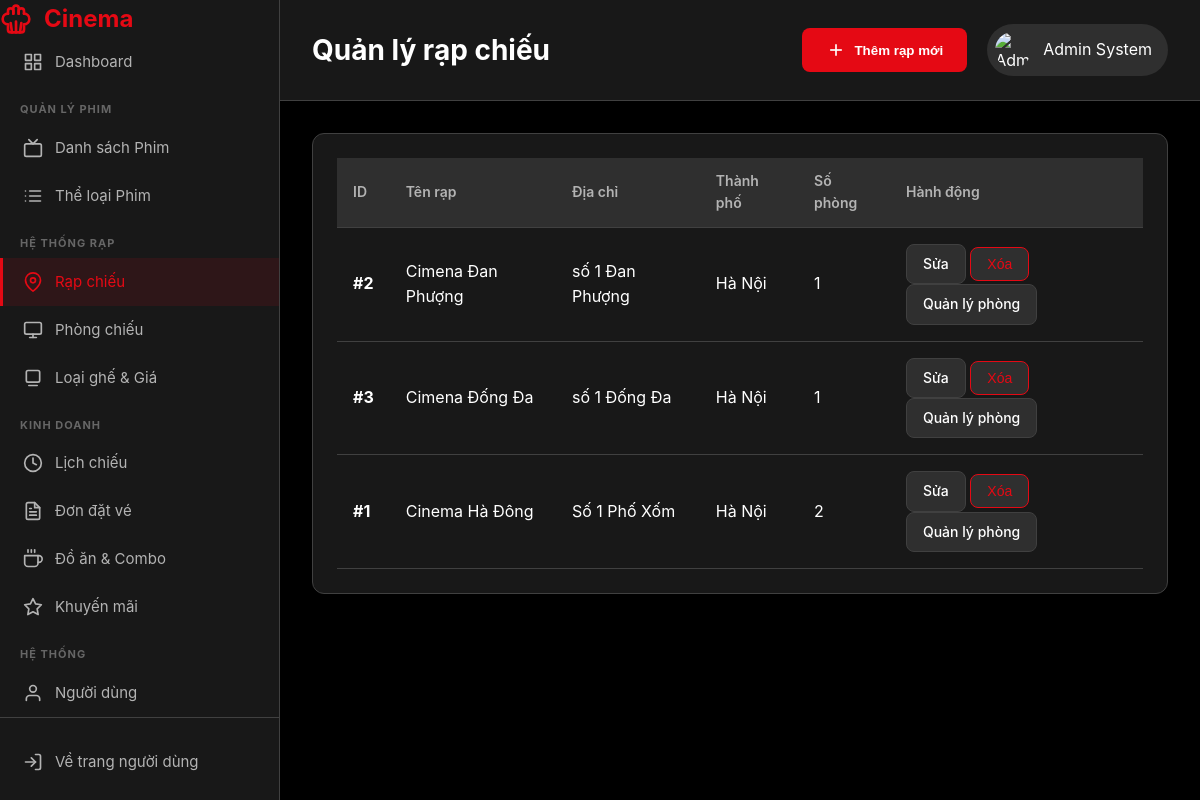
The app's page /BTL_MO/View/admin/theaters.php (signed in) with its own data.
### tables this page shows
CREATE TABLE `theaters` (
  `TheaterID` int NOT NULL AUTO_INCREMENT,
  `Name` varchar(100) NOT NULL,
  `Address` varchar(255) NOT NULL,
  `City` varchar(100) DEFAULT NULL,
  `Phone` varchar(20) DEFAULT NULL,
  `Email` varchar(100) DEFAULT NULL,
  PRIMARY KEY (`TheaterID`)
);

### BTL_MO/functions/theaters_functions.php (called while the page is built, shortened)
<?php
function getAllTheaters() {
    $conn = getDbConnection();
    $theaters = [];
    $sql = "SELECT t.*, COUNT(s.ScreenID) AS TotalScreens
            FROM Theaters t
            LEFT JOIN Screens s ON t.TheaterID = s.TheaterID
            GROUP BY t.TheaterID
            ORDER BY t.Name";
    $result = $conn->query($sql);
    if ($result && $result->num_rows > 0) {
        $theaters = $result->fetch_all(MYSQLI_ASSOC);
    }
    return $theaters;
}
?>

### BTL_MO/View/admin/theaters.php (the view, shortened to what this page needs)
<?php
include_once '../../functions/theaters_functions.php';
$action = $_GET['action'] ?? 'list';
$theater_to_edit = null;
$theaters_list = [];
if ($action == 'list') {
    $theaters_list = getAllTheaters();
}
?>
<!DOCTYPE html>
<html lang="vi">
<head>
    <link rel="stylesheet" href="../../assets/css/style.css">
    <link rel="stylesheet" href="../../assets/css/admin.css">
</head>
<body>
    <div class="admin-layout">
        <?php include 'partials/sidebar.php'; ?>
        <main class="admin-main">
            <header class="admin-header">
                <h1>Quản lý rạp chiếu</h1>
                 <div class="header-actions">
                    <?php if ($action == 'list'): ?>
                        <button class="btn-add" onclick="openModal('addTheaterModal')">
                            <svg width="20" height="20" viewBox="0 0 24 24" fill="none" stroke="currentColor" stroke-width="2">
                                <line x1="12" y1="5" x2="12" y2="19"></line>
                                <line x1="5" y1="12" x2="19" y2="12"></line>
                            </svg>
                            <span>Thêm rạp mới</span>
                        </button>
                    <?php endif; ?>
                    <div class="user-menu">
                        <img src="../../assets/images/default-avatar.png" alt="Admin">
                        <span><?php echo htmlspecialchars($_SESSION['full_name']); ?></span>
                    </div>
                </div>
            </header>
            <div class="dashboard-content">
                <?php if ($action == 'edit' || $action == 'add'): ?>
                <div class="dashboard-card">
                    <div class="card-header">
                        <h3><?php echo ($action == 'edit') ? 'Chỉnh sửa rạp' : 'Thêm rạp mới'; ?></h3>
                    </div>
                    <form action="../../Handle/theaters_process.php" method="POST">
                        <?php if ($action == 'edit'): ?>
                            <input type="hidden" name="action" value="update">
                            <input type="hidden" name="TheaterID" value="<?php echo $theater_to_edit['TheaterID']; ?>">
                        <?php else: ?>
                            <?php endif; ?>
                        <div class="form-group">
                            <label>Tên rạp</label>
                            <input type="text" name="Name" value="<?php echo htmlspecialchars($theater_to_edit['Name']); ?>" required>
                        </div>
                        <div class="form-group">
                            <label>Địa chỉ</label>
                            <input type="text" name="Address" value="<?php echo htmlspecialchars($theater_to_edit['Address']); ?>" required>
                        </div>
                        <div class="form-group">
                            <label>Thành phố</label>
                            <input type="text" name="City" value="<?php echo htmlspecialchars($theater_to_edit['City']); ?>" required>
                        </div>
                        <div class="form-group">
                            <label>Số điện thoại</label>
                            <input type="tel" name="Phone" value="<?php echo htmlspecialchars($theater_to_edit['Phone']); ?>">
                        </div>
                        <div class="form-group">
                            <label>Email</label>
                            <input type="email" name="Email" value="<?php echo htmlspecialchars($theater_to_edit['Email']); ?>">
                        </div>
                        <div class="modal-footer">
                            <a href="theaters.php" class="btn-action">Hủy</a>
                            <button type="submit" class="btn-primary">
                                Cập nhật
                            </button>
                        </div>
                    </form>
                </div>
                <?php else: ?>
                <div class="dashboard-card">
                    <div class="table-responsive">
                        <table class="data-table">
                            <thead>
                                <tr>
                                    <th>ID</th>
                                    <th>Tên rạp</th>
                                    <th>Địa chỉ</th>
                                    <th>Thành phố</th>
                                    <th>Số phòng</th>
                                    <th>Hành động</th>
                                </tr>
                            </thead>
                            <tbody id="theatersTableBody">
                                <?php if (empty($theaters_list)): ?>
                                    <tr><td colspan="6" class="text-center">Chưa có rạp nào.</td></tr>
                                <?php else: ?>
                                    <?php foreach ($theaters_list as $theater): ?>
                                    <tr>
                                        <td><strong>#<?php echo $theater['TheaterID']; ?></strong></td>
                                        <td><?php echo htmlspecialchars($theater['Name']); ?></td>
                                        <td><?php echo htmlspecialchars($theater['Address']); ?></td>
                                        <td><?php echo htmlspecialchars($theater['City']); ?></td>
                                        <td><?php echo $theater['TotalScreens']; ?></td>
                                        <td>
                                            <a href="theaters.php?action=edit&id=<?php echo $theater['TheaterID']; ?>" class="btn-action">
                                                Sửa
                                            </a>
                                            <form action="../../Handle/theaters_process.php" method="POST" style="display: inline-block;"
                                                  onsubmit="return confirm('CẢNH BÁO: Xóa rạp sẽ xóa HẾT phòng chiếu và ghế của rạp đó. Bạn có chắc chắn?');">
                                                <button type="submit" class="btn-action danger">Xóa</button>
                                            </form>
                                            <a href="screens.php?theater_id=<?php echo $theater['TheaterID']; ?>" class="btn-action">
                                                Quản lý phòng
                                            </a>
                                        </td>
                                    </tr>
                                    <?php endforeach; ?>
                                <?php endif; ?>
                            </tbody>
                        </table>
                    </div>
                </div>
                <?php endif; ?>
            </div>
        </main>
    </div>
</body>
</html>

### BTL_MO/assets/css/style.css (style rules this page uses)
:root { --primary-color: #e50914; --primary-dark: #b20710; --secondary-color: #0f1014; --text-primary: #ffffff; --text-secondary: #b3b3b3; --bg-primary: #000000; --bg-secondary: #181818; --bg-tertiary: #2f2f2f; --border-color: #404040; --success-color: #46d369; --warning-color: #ffa500; --danger-color: #e50914; --shadow: 0 4px 12px rgba(0, 0, 0, 0.5); --shadow-lg: 0 8px 24px rgba(0, 0, 0, 0.6); --transition: all 0.3s ease; --border-radius: 8px; }
* { margin: 0; padding: 0; box-sizing: border-box; }
body { font-family: -apple-system, BlinkMacSystemFont, 'Segoe UI', Roboto, 'Helvetica Neue', Arial, sans-serif; background: var(--bg-primary); color: var(--text-primary); line-height: 1.6; overflow-x: hidden; }

### BTL_MO/assets/css/admin.css (style rules this page uses)
.admin-layout { display: grid; grid-template-columns: 280px 1fr; min-height: 100vh; }
.admin-main { overflow-x: hidden; }
.admin-header { background: var(--bg-secondary); border-bottom: 1px solid var(--border-color); padding: 24px 32px; display: flex; justify-content: space-between; align-items: center; position: sticky; top: 0; z-index: 100; }
.admin-header h1 { font-size: 28px; }
.header-actions { display: flex; align-items: center; gap: 20px; }
.user-menu { display: flex; align-items: center; gap: 12px; padding: 8px 16px 8px 8px; background: var(--bg-tertiary); border-radius: 50px; cursor: pointer; transition: var(--transition); }
.user-menu img { width: 36px; height: 36px; border-radius: 50%; object-fit: cover; }
.dashboard-content { padding: 32px; }
.dashboard-card { background: var(--bg-secondary); border: 1px solid var(--border-color); border-radius: 12px; padding: 24px; }
.table-responsive { overflow-x: auto; }
.data-table { width: 100%; border-collapse: collapse; }
.data-table thead { background: var(--bg-tertiary); }
.data-table th { padding: 12px 16px; text-align: left; font-weight: 600; font-size: 14px; color: var(--text-secondary); border-bottom: 1px solid var(--border-color); }
.data-table td { padding: 16px; border-bottom: 1px solid var(--border-color); }
.data-table tbody tr { transition: var(--transition); }
.btn-action { padding: 8px 16px; background: var(--bg-tertiary); border: 1px solid var(--border-color); border-radius: var(--border-radius); color: var(--text-primary); cursor: pointer; transition: var(--transition); font-size: 14px; font-weight: 500; text-decoration: none; display: inline-flex; align-items: center; gap: 8px; }
.btn-action.danger { color: var(--danger-color); border-color: var(--danger-color); }
.btn-add { padding: 12px 24px; background: var(--primary-color); color: var(--text-primary); border: none; border-radius: var(--border-radius); font-weight: 600; cursor: pointer; transition: var(--transition); display: inline-flex; align-items: center; gap: 8px; }

### records on screen
theaters: TheaterID "2", Name "Cimena Đan Phượng", Address "số 1 Đan Phượng", City "Hà Nội", TotalScreens "1"
theaters: TheaterID "3", Name "Cimena Đống Đa", Address "số 1 Đống Đa", City "Hà Nội", TotalScreens "1"
theaters: TheaterID "1", Name "Cinema Hà Đông", Address "Số 1 Phố Xốm", City "Hà Nội", TotalScreens "2"

### other values on screen
$_SESSION['full_name'] "Admin System"
